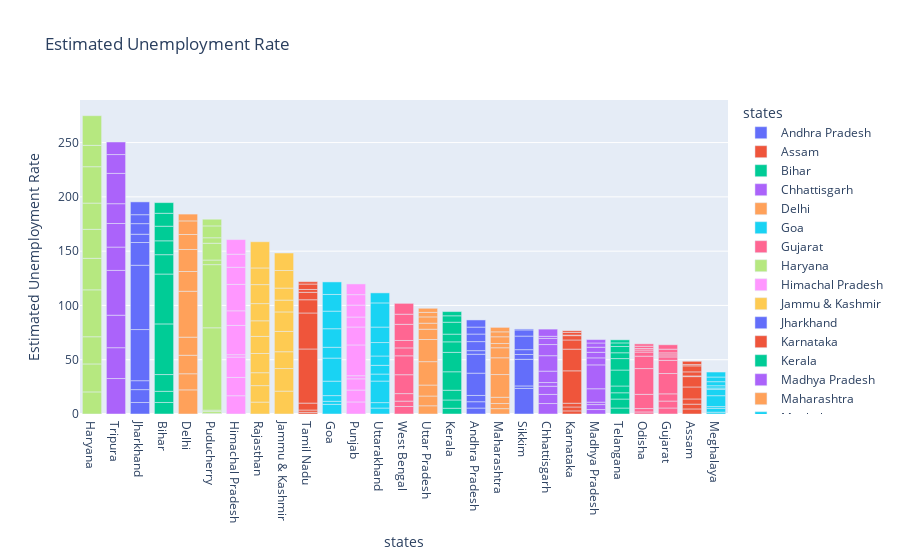

The code cell stored with this chart in its notebook:
### Code cell
fg=px.bar(df,x="states",y="Estimated Unemployment Rate",color="states",title="	Estimated Unemployment Rate",template="plotly")
fg.update_layout(xaxis={"categoryorder":"total descending"})
fg.show()

### Figure 1 — Plotly figure (JSON) as saved in the notebook; plotly's stock layout.template omitted (floating-point values rounded to 4 significant figures)
{"data": [{"alignmentgroup": "True", "hovertemplate": "states=%{x}<br>Estimated Unemployment Rate=%{y}<extra></extra>", "legendgroup": "Andhra Pradesh", "marker": {"color": "#636efa", "pattern": {"shape": ""}}, "name": "Andhra Pradesh", "offsetgroup": "Andhra Pradesh", "orientation": "v", "showlegend": true, "textposition": "auto", "type": "bar", "x": ["Andhra Pradesh", "Andhra Pradesh", "Andhra Pradesh", "Andhra Pradesh", "Andhra Pradesh", "Andhra Pradesh", "Andhra Pradesh", "Andhra Pradesh", "Andhra Pradesh", "Andhra Pradesh"], "xaxis": "x", "y": [5.48, 5.83, 5.79, 20.51, 17.43, 3.31, 8.34, 6.96, 6.4, 6.59], "yaxis": "y"}, {"alignmentgroup": "True", "hovertemplate": "states=%{x}<br>Estimated Unemployment Rate=%{y}<extra></extra>", "legendgroup": "Assam", "marker": {"color": "#EF553B", "pattern": {"shape": ""}}, "name": "Assam", "offsetgroup": "Assam", "orientation": "v", "showlegend": true, "textposition": "auto", "type": "bar", "x": ["Assam", "Assam", "Assam", "Assam", "Assam", "Assam", "Assam", "Assam", "Assam", "Assam"], "xaxis": "x", "y": [4.66, 4.41, 4.77, 11.06, 9.55, 0.6, 3.77, 5.53, 1.19, 3.02], "yaxis": "y"}, {"alignmentgroup": "True", "hovertemplate": "states=%{x}<br>Estimated Unemployment Rate=%{y}<extra></extra>", "legendgroup": "Bihar", "marker": {"color": "#00cc96", "pattern": {"shape": ""}}, "name": "Bihar", "offsetgroup": "Bihar", "orientation": "v", "showlegend": true, "textposition": "auto", "type": "bar", "x": ["Bihar", "Bihar", "Bihar", "Bihar", "Bihar", "Bihar", "Bihar", "Bihar", "Bihar", "Bihar"], "xaxis": "x", "y": [10.61, 10.29, 15.43, 46.64, 45.96, 17.82, 12.79, 13.44, 11.91, 9.82], "yaxis": "y"}, {"alignmentgroup": "True", "hovertemplate": "states=%{x}<br>Estimated Unemployment Rate=%{y}<extra></extra>", "legendgroup": "Chhattisgarh", "marker": {"color": "#ab63fa", "pattern": {"shape": ""}}, "name": "Chhattisgarh", "offsetgroup": "Chhattisgarh", "orientation": "v", "showlegend": true, "textposition": "auto", "type": "bar", "x": ["Chhattisgarh", "Chhattisgarh", "Chhattisgarh", "Chhattisgarh", "Chhattisgarh", "Chhattisgarh", "Chhattisgarh", "Chhattisgarh", "Chhattisgarh", "Chhattisgarh"], "xaxis": "x", "y": [9.65, 8.38, 7.54, 3.41, 10.5, 14.23, 10.27, 5.63, 1.96, 6.62], "yaxis": "y"}, {"alignmentgroup": "True", "hovertemplate": "states=%{x}<br>Estimated Unemployment Rate=%{y}<extra></extra>", "legendgroup": "Delhi", "marker": {"color": "#FFA15A", "pattern": {"shape": ""}}, "name": "Delhi", "offsetgroup": "Delhi", "orientation": "v", "showlegend": true, "textposition": "auto", "type": "bar", "x": ["Delhi", "Delhi", "Delhi", "Delhi", "Delhi", "Delhi", "Delhi", "Delhi", "Delhi", "Delhi"], "xaxis": "x", "y": [22.23, 14.84, 17.04, 16.68, 42.27, 18.19, 20.3, 13.79, 12.53, 6.27], "yaxis": "y"}, {"alignmentgroup": "True", "hovertemplate": "states=%{x}<br>Estimated Unemployment Rate=%{y}<extra></extra>", "legendgroup": "Goa", "marker": {"color": "#19d3f3", "pattern": {"shape": ""}}, "name": "Goa", "offsetgroup": "Goa", "orientation": "v", "showlegend": true, "textposition": "auto", "type": "bar", "x": ["Goa", "Goa", "Goa", "Goa", "Goa", "Goa", "Goa", "Goa", "Goa", "Goa"], "xaxis": "x", "y": [8.89, 2.81, 5.25, 13.31, 21.25, 9.96, 17.07, 16.21, 15.38, 11.54], "yaxis": "y"}, {"alignmentgroup": "True", "hovertemplate": "states=%{x}<br>Estimated Unemployment Rate=%{y}<extra></extra>", "legendgroup": "Gujarat", "marker": {"color": "#FF6692", "pattern": {"shape": ""}}, "name": "Gujarat", "offsetgroup": "Gujarat", "orientation": "v", "showlegend": true, "textposition": "auto", "type": "bar", "x": ["Gujarat", "Gujarat", "Gujarat", "Gujarat", "Gujarat", "Gujarat", "Gujarat", "Gujarat", "Gujarat", "Gujarat"], "xaxis": "x", "y": [5.54, 6.38, 6.66, 18.71, 12.11, 3.2, 1.84, 1.87, 3.42, 4.03], "yaxis": "y"}, {"alignmentgroup": "True", "hovertemplate": "states=%{x}<br>Estimated Unemployment Rate=%{y}<extra></extra>", "legendgroup": "Haryana", "marker": {"color": "#B6E880", "pattern": {"shape": ""}}, "name": "Haryana", "offsetgroup": "Haryana", "orientation": "v", "showlegend": true, "textposition": "auto", "type": "bar", "x": ["Haryana", "Haryana", "Haryana", "Haryana", "Haryana", "Haryana", "Haryana", "Haryana", "Haryana", "Haryana"], "xaxis": "x", "y": [20.34, 25.77, 25.05, 43.22, 29.02, 26.7, 24.18, 33.5, 19.68, 27.31], "yaxis": "y"}, {"alignmentgroup": "True", "hovertemplate": "states=%{x}<br>Estimated Unemployment Rate=%{y}<extra></extra>", "legendgroup": "Himachal Pradesh", "marker": {"color": "#FF97FF", "pattern": {"shape": ""}}, "name": "Himachal Pradesh", "offsetgroup": "Himachal Pradesh", "orientation": "v", "showlegend": true, "textposition": "auto", "type": "bar", "x": ["Himachal Pradesh", "Himachal Pradesh", "Himachal Pradesh", "Himachal Pradesh", "Himachal Pradesh", "Himachal Pradesh", "Himachal Pradesh", "Himachal Pradesh", "Himachal Pradesh", "Himachal Pradesh"], "xaxis": "x", "y": [16.83, 16.84, 18.76, 2.2, 26.95, 13.47, 24.31, 15.79, 12.04, 13.46], "yaxis": "y"}, {"alignmentgroup": "True", "hovertemplate": "states=%{x}<br>Estimated Unemployment Rate=%{y}<extra></extra>", "legendgroup": "Jammu & Kashmir", "marker": {"color": "#FECB52", "pattern": {"shape": ""}}, "name": "Jammu & Kashmir", "offsetgroup": "Jammu & Kashmir", "orientation": "v", "showlegend": true, "textposition": "auto", "type": "bar", "x": ["Jammu & Kashmir", "Jammu & Kashmir", "Jammu & Kashmir", "Jammu & Kashmir", "Jammu & Kashmir", "Jammu & Kashmir", "Jammu & Kashmir", "Jammu & Kashmir", "Jammu & Kashmir"], "xaxis": "x", "y": [21.08, 20.78, 15.5, 18.74, 17.92, 10.88, 11.09, 16.17, 16.14], "yaxis": "y"}, {"alignmentgroup": "True", "hovertemplate": "states=%{x}<br>Estimated Unemployment Rate=%{y}<extra></extra>", "legendgroup": "Jharkhand", "marker": {"color": "#636efa", "pattern": {"shape": ""}}, "name": "Jharkhand", "offsetgroup": "Jharkhand", "orientation": "v", "showlegend": true, "textposition": "auto", "type": "bar", "x": ["Jharkhand", "Jharkhand", "Jharkhand", "Jharkhand", "Jharkhand", "Jharkhand", "Jharkhand", "Jharkhand", "Jharkhand", "Jharkhand"], "xaxis": "x", "y": [10.61, 11.85, 8.23, 47.09, 59.23, 20.95, 7.63, 9.76, 8.24, 11.8], "yaxis": "y"}, {"alignmentgroup": "True", "hovertemplate": "states=%{x}<br>Estimated Unemployment Rate=%{y}<extra></extra>", "legendgroup": "Karnataka", "marker": {"color": "#EF553B", "pattern": {"shape": ""}}, "name": "Karnataka", "offsetgroup": "Karnataka", "orientation": "v", "showlegend": true, "textposition": "auto", "type": "bar", "x": ["Karnataka", "Karnataka", "Karnataka", "Karnataka", "Karnataka", "Karnataka", "Karnataka", "Karnataka", "Karnataka", "Karnataka"], "xaxis": "x", "y": [2.86, 3.61, 3.46, 29.84, 19.97, 8.44, 4.01, 0.5, 2.41, 1.58], "yaxis": "y"}, {"alignmentgroup": "True", "hovertemplate": "states=%{x}<br>Estimated Unemployment Rate=%{y}<extra></extra>", "legendgroup": "Kerala", "marker": {"color": "#00cc96", "pattern": {"shape": ""}}, "name": "Kerala", "offsetgroup": "Kerala", "orientation": "v", "showlegend": true, "textposition": "auto", "type": "bar", "x": ["Kerala", "Kerala", "Kerala", "Kerala", "Kerala", "Kerala", "Kerala", "Kerala", "Kerala", "Kerala"], "xaxis": "x", "y": [5.31, 7.6, 8.99, 16.99, 17.88, 9.71, 7.09, 10.98, 5.91, 3.88], "yaxis": "y"}, {"alignmentgroup": "True", "hovertemplate": "states=%{x}<br>Estimated Unemployment Rate=%{y}<extra></extra>", "legendgroup": "Madhya Pradesh", "marker": {"color": "#ab63fa", "pattern": {"shape": ""}}, "name": "Madhya Pradesh", "offsetgroup": "Madhya Pradesh", "orientation": "v", "showlegend": true, "textposition": "auto", "type": "bar", "x": ["Madhya Pradesh", "Madhya Pradesh", "Madhya Pradesh", "Madhya Pradesh", "Madhya Pradesh", "Madhya Pradesh", "Madhya Pradesh", "Madhya Pradesh", "Madhya Pradesh", "Madhya Pradesh"], "xaxis": "x", "y": [4.11, 4.57, 2.22, 12.36, 21.98, 6.48, 5.08, 4.7, 3.91, 3.13], "yaxis": "y"}, {"alignmentgroup": "True", "hovertemplate": "states=%{x}<br>Estimated Unemployment Rate=%{y}<extra></extra>", "legendgroup": "Maharashtra", "marker": {"color": "#FFA15A", "pattern": {"shape": ""}}, "name": "Maharashtra", "offsetgroup": "Maharashtra", "orientation": "v", "showlegend": true, "textposition": "auto", "type": "bar", "x": ["Maharashtra", "Maharashtra", "Maharashtra", "Maharashtra", "Maharashtra", "Maharashtra", "Maharashtra", "Maharashtra", "Maharashtra", "Maharashtra"], "xaxis": "x", "y": [4.95, 4.69, 5.79, 20.9, 15.46, 9.23, 3.89, 6.23, 4.55, 4.1], "yaxis": "y"}, {"alignmentgroup": "True", "hovertemplate": "states=%{x}<br>Estimated Unemployment Rate=%{y}<extra></extra>", "legendgroup": "Meghalaya", "marker": {"color": "#19d3f3", "pattern": {"shape": ""}}, "name": "Meghalaya", "offsetgroup": "Meghalaya", "orientation": "v", "showlegend": true, "textposition": "auto", "type": "bar", "x": ["Meghalaya", "Meghalaya", "Meghalaya", "Meghalaya", "Meghalaya", "Meghalaya", "Meghalaya", "Meghalaya", "Meghalaya", "Meghalaya"], "xaxis": "x", "y": [1.66, 3.59, 1.58, 10.03, 5.92, 1.15, 2.1, 3.74, 4.29, 4.6], "yaxis": "y"}, {"alignmentgroup": "True", "hovertemplate": "states=%{x}<br>Estimated Unemployment Rate=%{y}<extra></extra>", "legendgroup": "Odisha", "marker": {"color": "#FF6692", "pattern": {"shape": ""}}, "name": "Odisha", "offsetgroup": "Odisha", "orientation": "v", "showlegend": true, "textposition": "auto", "type": "bar", "x": ["Odisha", "Odisha", "Odisha", "Odisha", "Odisha", "Odisha", "Odisha", "Odisha", "Odisha", "Odisha"], "xaxis": "x", "y": [1.9, 3.12, 13.08, 23.76, 11.41, 3.77, 1.88, 1.42, 2.1, 2.18], "yaxis": "y"}, {"alignmentgroup": "True", "hovertemplate": "states=%{x}<br>Estimated Unemployment Rate=%{y}<extra></extra>", "legendgroup": "Puducherry", "marker": {"color": "#B6E880", "pattern": {"shape": ""}}, "name": "Puducherry", "offsetgroup": "Puducherry", "orientation": "v", "showlegend": true, "textposition": "auto", "type": "bar", "x": ["Puducherry", "Puducherry", "Puducherry", "Puducherry", "Puducherry", "Puducherry", "Puducherry", "Puducherry", "Puducherry", "Puducherry"], "xaxis": "x", "y": [0.58, 1.76, 1.2, 75.85, 58.19, 4.24, 15.47, 5.05, 10.9, 6.18], "yaxis": "y"}, {"alignmentgroup": "True", "hovertemplate": "states=%{x}<br>Estimated Unemployment Rate=%{y}<extra></extra>", "legendgroup": "Punjab", "marker": {"color": "#FF97FF", "pattern": {"shape": ""}}, "name": "Punjab", "offsetgroup": "Punjab", "orientation": "v", "showlegend": true, "textposition": "auto", "type": "bar", "x": ["Punjab", "Punjab", "Punjab", "Punjab", "Punjab", "Punjab", "Punjab", "Punjab", "Punjab", "Punjab"], "xaxis": "x", "y": [11.11, 10.97, 10.32, 2.86, 28.33, 16.55, 9.19, 10.99, 9.61, 9.88], "yaxis": "y"}, {"alignmentgroup": "True", "hovertemplate": "states=%{x}<br>Estimated Unemployment Rate=%{y}<extra></extra>", "legendgroup": "Rajasthan", "marker": {"color": "#FECB52", "pattern": {"shape": ""}}, "name": "Rajasthan", "offsetgroup": "Rajasthan", "orientation": "v", "showlegend": true, "textposition": "auto", "type": "bar", "x": ["Rajasthan", "Rajasthan", "Rajasthan", "Rajasthan", "Rajasthan", "Rajasthan", "Rajasthan", "Rajasthan", "Rajasthan", "Rajasthan"], "xaxis": "x", "y": [10.97, 15.16, 11.9, 17.7, 15.74, 14.39, 15.81, 17.51, 15.35, 24.15], "yaxis": "y"}, {"alignmentgroup": "True", "hovertemplate": "states=%{x}<br>Estimated Unemployment Rate=%{y}<extra></extra>", "legendgroup": "Sikkim", "marker": {"color": "#636efa", "pattern": {"shape": ""}}, "name": "Sikkim", "offsetgroup": "Sikkim", "orientation": "v", "showlegend": true, "textposition": "auto", "type": "bar", "x": ["Sikkim", "Sikkim", "Sikkim", "Sikkim", "Sikkim", "Sikkim", "Sikkim", "Sikkim"], "xaxis": "x", "y": [23.57, 2.28, 24.51, 4.46, 4.45, 12.49, 5.7, 0.88], "yaxis": "y"}, {"alignmentgroup": "True", "hovertemplate": "states=%{x}<br>Estimated Unemployment Rate=%{y}<extra></extra>", "legendgroup": "Tamil Nadu", "marker": {"color": "#EF553B", "pattern": {"shape": ""}}, "name": "Tamil Nadu", "offsetgroup": "Tamil Nadu", "orientation": "v", "showlegend": true, "textposition": "auto", "type": "bar", "x": ["Tamil Nadu", "Tamil Nadu", "Tamil Nadu", "Tamil Nadu", "Tamil Nadu", "Tamil Nadu", "Tamil Nadu", "Tamil Nadu", "Tamil Nadu", "Tamil Nadu"], "xaxis": "x", "y": [1.57, 2.09, 6.4, 49.83, 33.16, 12.2, 6.81, 2.65, 5, 2.16], "yaxis": "y"}, {"alignmentgroup": "True", "hovertemplate": "states=%{x}<br>Estimated Unemployment Rate=%{y}<extra></extra>", "legendgroup": "Telangana", "marker": {"color": "#00cc96", "pattern": {"shape": ""}}, "name": "Telangana", "offsetgroup": "Telangana", "orientation": "v", "showlegend": true, "textposition": "auto", "type": "bar", "x": ["Telangana", "Telangana", "Telangana", "Telangana", "Telangana", "Telangana", "Telangana", "Telangana", "Telangana", "Telangana"], "xaxis": "x", "y": [5.49, 8.29, 5.77, 6.25, 14.7, 10.55, 5.36, 5.79, 3.27, 2.86], "yaxis": "y"}, {"alignmentgroup": "True", "hovertemplate": "states=%{x}<br>Estimated Unemployment Rate=%{y}<extra></extra>", "legendgroup": "Tripura", "marker": {"color": "#ab63fa", "pattern": {"shape": ""}}, "name": "Tripura", "offsetgroup": "Tripura", "orientation": "v", "showlegend": true, "textposition": "auto", "type": "bar", "x": ["Tripura", "Tripura", "Tripura", "Tripura", "Tripura", "Tripura", "Tripura", "Tripura", "Tripura", "Tripura"], "xaxis": "x", "y": [32.67, 28.4, 29.95, 41.23, 21.51, 21.71, 18.24, 27.92, 17.35, 11.57], "yaxis": "y"}, {"alignmentgroup": "True", "hovertemplate": "states=%{x}<br>Estimated Unemployment Rate=%{y}<extra></extra>", "legendgroup": "Uttar Pradesh", "marker": {"color": "#FFA15A", "pattern": {"shape": ""}}, "name": "Uttar Pradesh", "offsetgroup": "Uttar Pradesh", "orientation": "v", "showlegend": true, "textposition": "auto", "type": "bar", "x": ["Uttar Pradesh", "Uttar Pradesh", "Uttar Pradesh", "Uttar Pradesh", "Uttar Pradesh", "Uttar Pradesh", "Uttar Pradesh", "Uttar Pradesh", "Uttar Pradesh", "Uttar Pradesh"], "xaxis": "x", "y": [7.58, 8.98, 10.11, 21.54, 20.41, 9.47, 5.56, 5.79, 4.18, 3.75], "yaxis": "y"}, {"alignmentgroup": "True", "hovertemplate": "states=%{x}<br>Estimated Unemployment Rate=%{y}<extra></extra>", "legendgroup": "Uttarakhand", "marker": {"color": "#19d3f3", "pattern": {"shape": ""}}, "name": "Uttarakhand", "offsetgroup": "Uttarakhand", "orientation": "v", "showlegend": true, "textposition": "auto", "type": "bar", "x": ["Uttarakhand", "Uttarakhand", "Uttarakhand", "Uttarakhand", "Uttarakhand", "Uttarakhand", "Uttarakhand", "Uttarakhand", "Uttarakhand", "Uttarakhand"], "xaxis": "x", "y": [5.49, 4.99, 19.85, 6.48, 8.01, 8.61, 12.38, 14.26, 22.26, 9.23], "yaxis": "y"}, {"alignmentgroup": "True", "hovertemplate": "states=%{x}<br>Estimated Unemployment Rate=%{y}<extra></extra>", "legendgroup": "West Bengal", "marker": {"color": "#FF6692", "pattern": {"shape": ""}}, "name": "West Bengal", "offsetgroup": "West Bengal", "orientation": "v", "showlegend": true, "textposition": "auto", "type": "bar", "x": ["West Bengal", "West Bengal", "West Bengal", "West Bengal", "West Bengal", "West Bengal", "West Bengal", "West Bengal", "West Bengal", "West Bengal"], "xaxis": "x", "y": [6.94, 4.92, 6.92, 17.41, 17.41, 7.29, 6.83, 14.87, 9.35, 9.98], "yaxis": "y"}], "layout": {"barmode": "relative", "legend": {"title": {"text": "states"}, "tracegroupgap": 0}, "title": {"text": "\tEstimated Unemployment Rate"}, "xaxis": {"anchor": "y", "categoryarray": ["Andhra Pradesh", "Assam", "Bihar", "Chhattisgarh", "Delhi", "Goa", "Gujarat", "Haryana", "Himachal Pradesh", "Jammu & Kashmir", "Jharkhand", "Karnataka", "Kerala", "Madhya Pradesh", "Maharashtra", "Meghalaya", "Odisha", "Puducherry", "Punjab", "Rajasthan", "Sikkim", "Tamil Nadu", "Telangana", "Tripura", "Uttar Pradesh", "Uttarakhand", "West Bengal"], "categoryorder": "total descending", "domain": [0, 1], "title": {"text": "states"}}, "yaxis": {"anchor": "x", "domain": [0, 1], "title": {"text": "Estimated Unemployment Rate"}}}}
